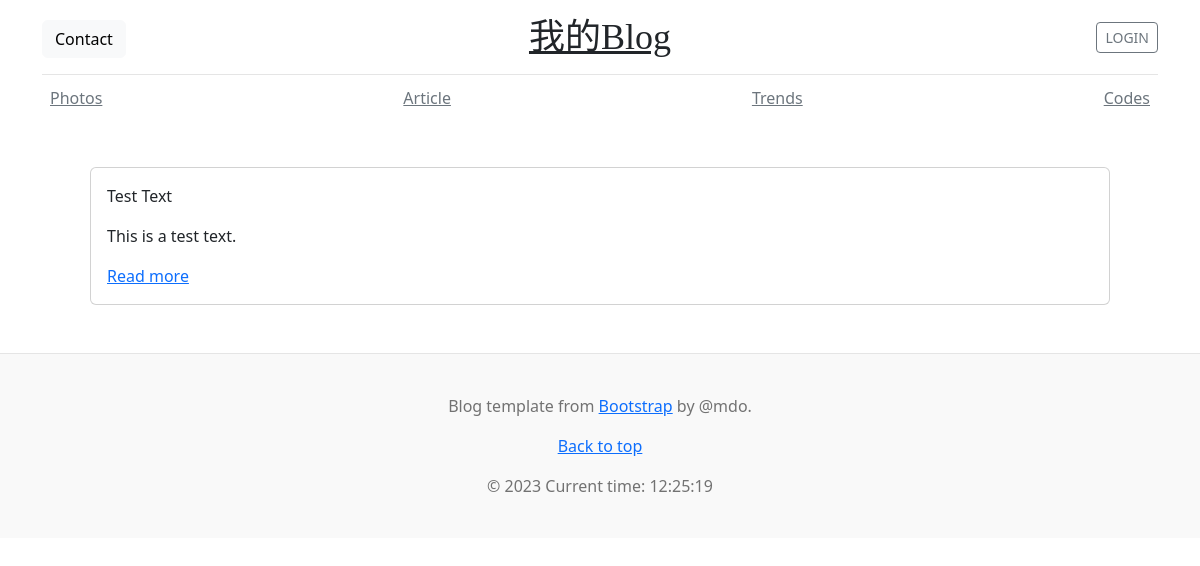
Page /articles_show/abstract on the earlier database version.
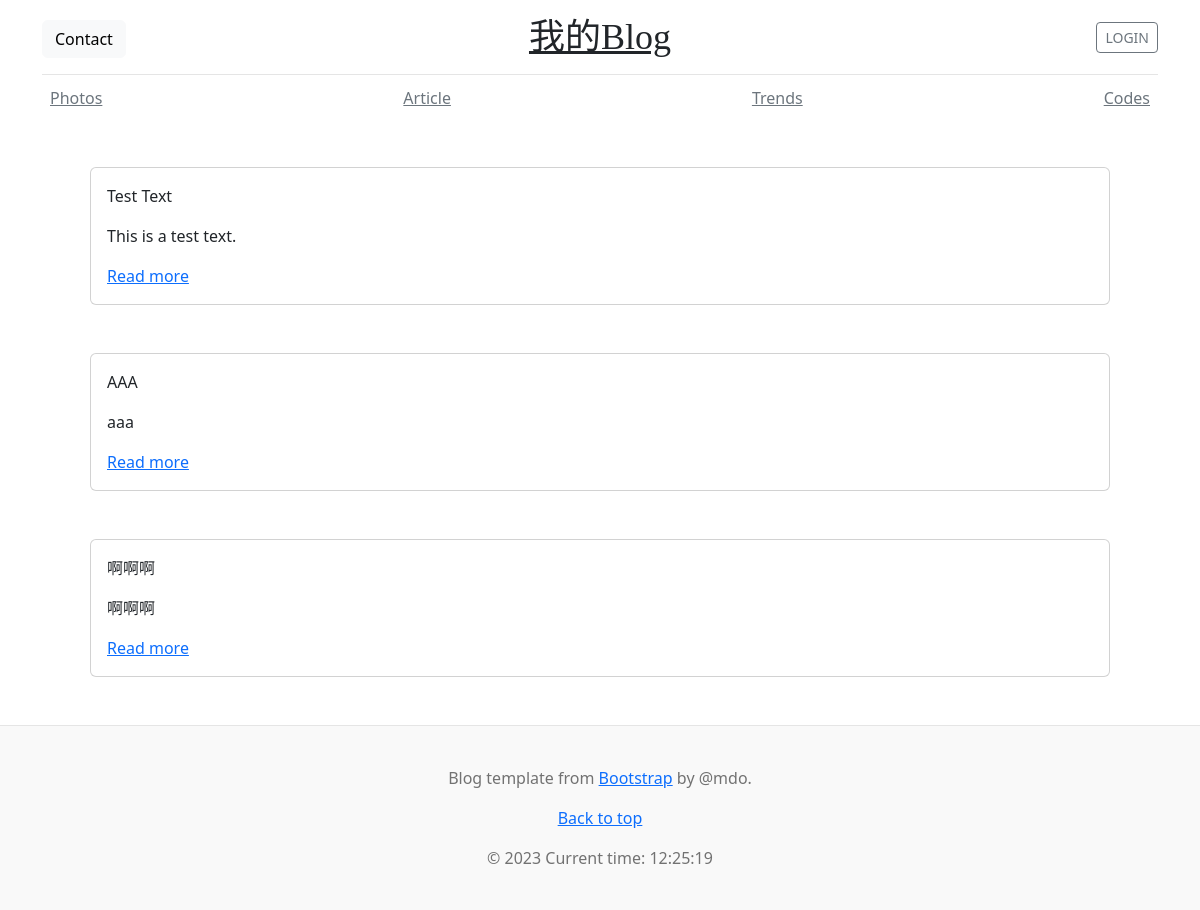
Same page on the later database version.
### model/tables.py (models this page shows, shortened)
class Article(Base):
    __tablename__ = "article"
    id: Mapped[int] = mapped_column(primary_key=True, autoincrement=True)
    article_head: Mapped[str] = mapped_column(String())
    article_abstract: Mapped[Text] = mapped_column(Text)
    article_body: Mapped[Text] = mapped_column(Text)
    article_time: Mapped[DateTime] = mapped_column(DateTime(), default=datetime.datetime.now())

### article/articles_show.py (the view)
@bp.route('/abstract')
def show_abstract():
    page = int(request.args.get('page', 1))
    per_page = 10
    db_list = db_session.query(Article.id, Article.article_head, Article.article_abstract).all()
    total_length = len(db_list)
    total_pages = len(db_list) // per_page + 1
    start_index = (page - 1) * per_page
    end_index = start_index + per_page
    current_page_content = db_list[start_index:end_index]
    print(db_list)
    return render_template(
            './article/show_abstract.html',
            abstract_list=current_page_content,
            page=page,
            total_pages=total_pages,
            total_length=total_length
        )

### auth/auth.py (called while the page is built)
@bp.before_app_request
def load_logged_in_user():
    user_id = session.get('user_id')
    if user_id is None:
        g.user = None
    else:
        sss = db_session.query(Admin).filter(Admin.name == user_id).first()
        g.user = sss

### templates/article/show_abstract.html (shortened to what this page needs)
{% extends './index/parent_template.html' %}
{% block content %}
<div>
{% for abstract_html in abstract_list %}
<div class="card m-5">
  <div class="card-body">
    <p class="card-text">{{ abstract_html.article_head }}</p>
    <p class="card-text">{{ abstract_html.article_abstract }}</p>
    <a href="{{ url_for('articles_show.show_articles', article_id=abstract_html.id) }}">Read more</a>
  </div>
</div>
</div>
{% endfor %}
{% endblock %}

### templates/index/parent_template.html (shortened to what this page needs)
<!doctype html>
<html lang="en">
<head>
<link href="../../static/css/bootstrap.min.css" rel="stylesheet">
  </head>
<body>
<div class="container">
  <header class="blog-header lh-1 py-3">
    <div class="row flex-nowrap justify-content-between align-items-center">
      <div class="col-4 pt-1">
          <button type="button" id="myBtn" class="btn btn-light">Contact</button>
          </div>
      <div class="col-4 text-center">
        <a class="blog-header-logo text-dark" href="{{ url_for('index_page.index_page') }}">我的Blog</a>
      </div>
      <div class="col-4 d-flex justify-content-end align-items-center">
            {% if g.user %}
            <a class="btn btn-sm btn-outline-secondary" href="{{ url_for('auth.logout') }}">LOGOUT</a>
            {% else %}
            <a class="btn btn-sm btn-outline-secondary" href="{{ url_for('auth.login') }}">LOGIN</a>
            {% endif %}
      </div>
    </div>
  </header>
  <div class="nav-scroller py-1 mb-2">
    <nav class="nav d-flex justify-content-between">
    {% if g.user %}
        <a class="p-2 link-secondary" href="{{ url_for('auth_manage.manage_photo') }}">Photos</a>
        <a class="p-2 link-secondary" href="{{ url_for('auth_manage.manage_article') }}">Article</a>
    {% else %}
      <a class="p-2 link-secondary" href="{{ url_for('photos_show.show_photos') }}">Photos</a>
      <a class="p-2 link-secondary" href="{{ url_for('articles_show.show_abstract') }}">Article</a>
    {% endif %}
      <a class="p-2 link-secondary" href="{{ url_for('index_page.trends') }}">Trends</a>
      <a class="p-2 link-secondary" href="{{ url_for('index_page.codes') }}">Codes</a>
    </nav>
  </div>
</div>
<main class="container">
    {% block content %}{% endblock %}
</main>
<footer class="blog-footer">
  <p>Blog template from <a href="https://getbootstrap.com/">Bootstrap</a> by @mdo.</p>
  <p>
    <a href="#top">Back to top</a>
  </p>
  <div class="container">
    &copy; 2023 Current time: <span id="current-time"></span>
  </div>
</footer>
</body>
</html>

### templates/index/parent_template.html (style rules this page uses)
.nav-scroller { position: relative; z-index: 2; height: 2.75rem; overflow-y: hidden; }
.nav-scroller .nav { display: flex; flex-wrap: nowrap; padding-bottom: 1rem; margin-top: -1px; overflow-x: auto; text-align: center; white-space: nowrap; -webkit-overflow-scrolling: touch; }
.blog-header { border-bottom: 1px solid #e5e5e5; }
.blog-header-logo { font-family: "Playfair Display", Georgia, "Times New Roman", serif; font-size: 2.25rem; }
.blog-footer { padding: 2.5rem 0; color: #727272; text-align: center; background-color: #f9f9f9; border-top: .05rem solid #e5e5e5; }

Differences in the rows shown:
added Article: article_head "AAA", article_abstract "aaa"
added Article: article_head "啊啊啊", article_abstract "啊啊啊"
